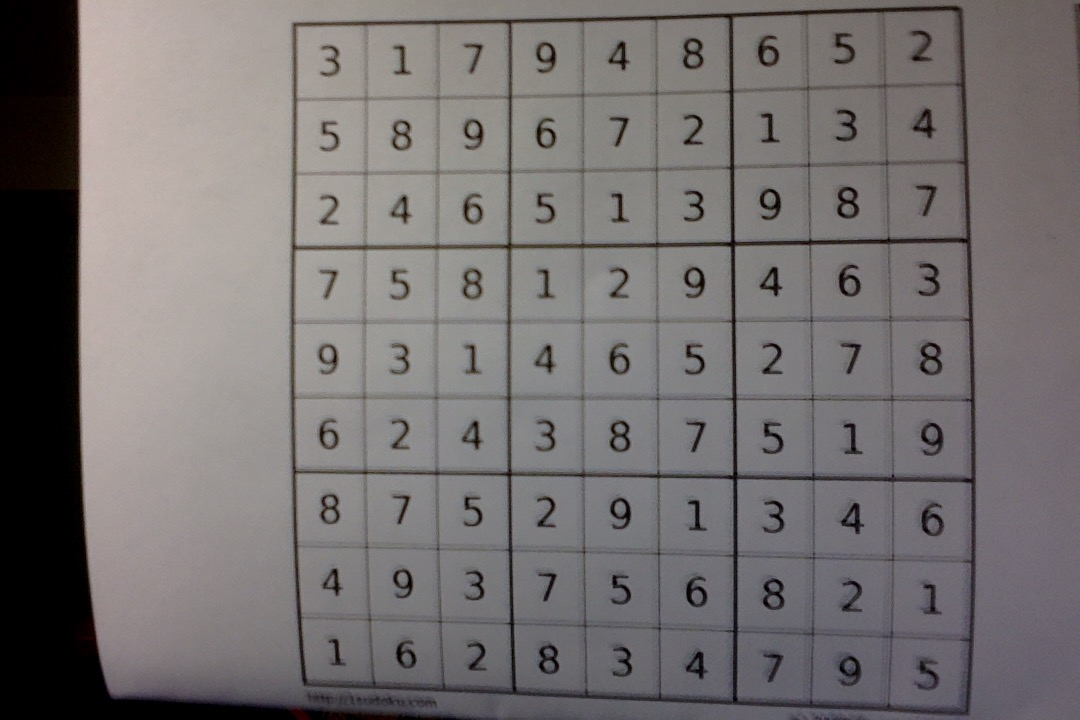
#> input picture CustomDataset/Acquisition/SudokuExample/sudo1.jpg, 1080 x 720 px; its folder holds only this picture in this run
$ python collector.py   (older library calls are emulated)
#> lines starting #> are read from the running program, lines starting #| are printed output that depends on the picture; after the words box and inside, x2 and y2 are one past the last pixel; in counts of white or black regions, pixels touching at a corner belong together
# this script takes pictures of sudoku games and
# extracts all the squares, saving those in /DigitExample

import cv2
import numpy as np

# functions
def rectify(h):
        h = h.reshape((4,2))
        hnew = np.zeros((4,2),dtype = np.float32)

        add = h.sum(1)
        hnew[0] = h[np.argmin(add)]
        hnew[2] = h[np.argmax(add)]

        diff = np.diff(h,axis = 1)
        hnew[1] = h[np.argmin(diff)]
        hnew[3] = h[np.argmax(diff)]

        return hnew

idx =0

for x in range(1,41):
    # import image
    file_name = 'SudokuExample/sudo'+ str(x) +'.jpg'
    sudoku = cv2.imread(file_name, 0)
#> sudoku: shape (720, 1080); min 0, max 193, mean 114
    sudoku1 = cv2.imread(file_name)
#> sudoku1 is the input picture: shape (720, 1080, 3); mean B, G, R 112.8, 112.7, 117.1

    # filtering
    cop = np.zeros(sudoku.shape, np.uint8)
    blur = cv2.GaussianBlur(sudoku,(5,5),0)

    outerBox = cv2.adaptiveThreshold(blur, 255, cv2.ADAPTIVE_THRESH_MEAN_C, cv2.THRESH_BINARY, 5, 2)
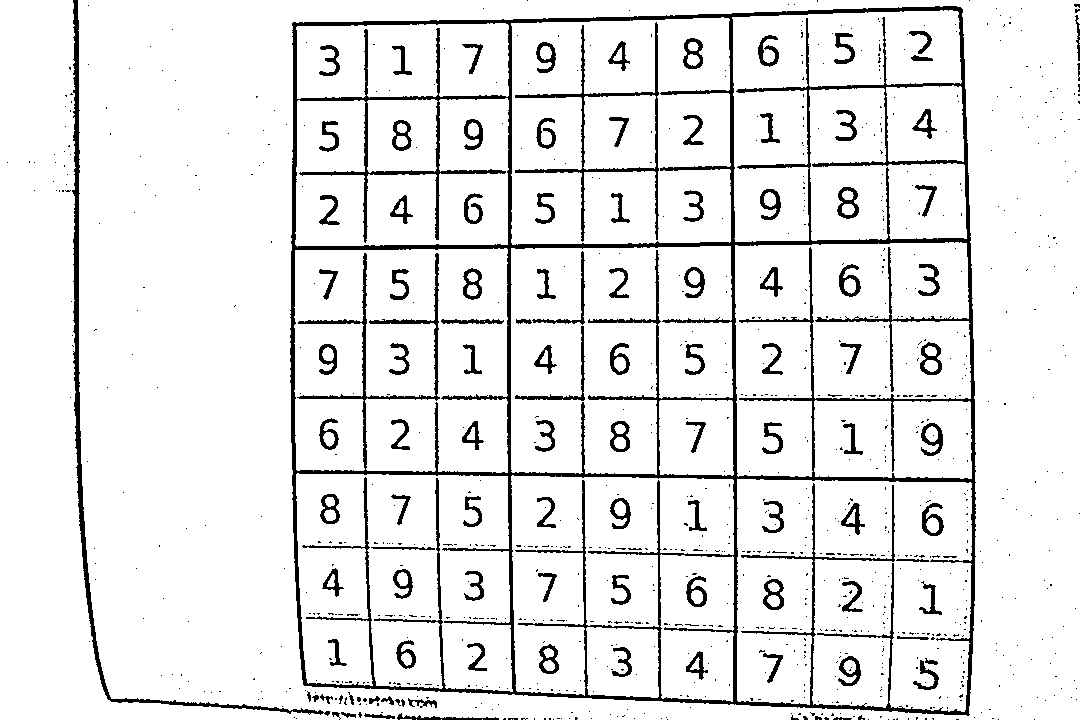
#> outerBox: shape (720, 1080); 91.1% white; 1019 black regions (906 under 20 px), largest, box (x1, y1, x2, y2) and area: (290, 6, 976, 716) 38293, (72, 0, 330, 716) 4012, (515, 22, 659, 242) 2081
    outerBox = cv2.bitwise_not(outerBox)
#> outerBox: shape (720, 1080); 8.9% white; 1019 white regions (906 under 20 px)


    # detect roi
    outerBox, contours, hierarchy = cv2.findContours(outerBox, cv2.RETR_TREE, cv2.CHAIN_APPROX_SIMPLE)
#> contours = 1082 contours, 921 with area under 20; largest, box (x1, y1, x2, y2) and area: (290, 6, 976, 716) 463060, (736, 478, 973, 713) 51836, (510, 16, 732, 246) 48772, (293, 247, 509, 474) 45759, (510, 245, 734, 476) 43826
    biggest = None
    max_area = 0
    for i in contours:
            area = cv2.contourArea(i)
            if area > 100:
                    peri = cv2.arcLength(i,True)
                    approx = cv2.approxPolyDP(i,0.02*peri,True)
                    if area > max_area and len(approx)==4:
                            biggest = approx
                            max_area = area
#> this loop made 1082 passes
#> (area, peri, biggest, max_area) on pass 292: (463060, 2810.5, [[960, 7], [292, 23], [304, 685], [969, 714]], 463060)
#> (area, peri, approx) on passes 49, 293: (161.5, 229.3, [[397, 717], [498, 719]]), (4977.5, 294.8, [[585, 628], [656, 628], [659, 696], [588, 695]])
#> after the loop, max_area = 463060

    biggest = rectify(biggest)
#> in rectify, `h = h.reshape((4,2))`: h = [[960, 7], [292, 23], [304, 685], [969, 714]]
#> in rectify, `add = h.sum(1)`: add = [967, 315, 989, 1683]
#> in rectify, `diff = np.diff(h,axis = 1)`: diff = [-953, -269, 381, -255]
#> biggest = [[292, 23], [960, 7], [969, 714], [304, 685]]
    h = np.array([ [0,0],[449,0],[449,449],[0,449] ],np.float32)
    retval = cv2.getPerspectiveTransform(biggest,h)
#> retval = [[0.74, -0.0134, -215.6], [0.0166, 0.695, -20.84], [0.000105, -1.02e-05, 1]]
    warped = cv2.warpPerspective(blur,retval,(450,450))
    warped1 = cv2.warpPerspective(sudoku1,retval,(450,450))


    # get grid
    cop = np.zeros(warped.shape, np.uint8)
    outerBox = cv2.adaptiveThreshold(warped, 255, cv2.ADAPTIVE_THRESH_MEAN_C, cv2.THRESH_BINARY, 5, 2)
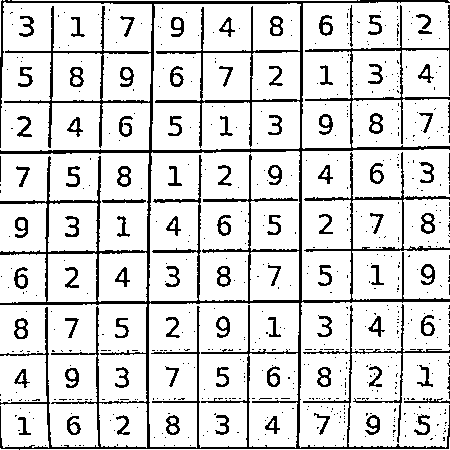
#> outerBox: shape (450, 450); 84.8% white; black in thin lines or dots
    outerBox = cv2.bitwise_not(outerBox)
#> outerBox: shape (450, 450); 15.2% white in thin lines or dots
    kernel = cv2.getStructuringElement(cv2.MORPH_CROSS,(3,3))
    np.array([[0, 0, 1, 0, 0],
           [0, 0, 1, 0, 0],
           [1, 1, 1, 1, 1],
           [0, 0, 1, 0, 0],
           [0, 0, 1, 0, 0]], dtype=np.uint8)
    outerBox = cv2.dilate(outerBox, kernel, iterations=1)
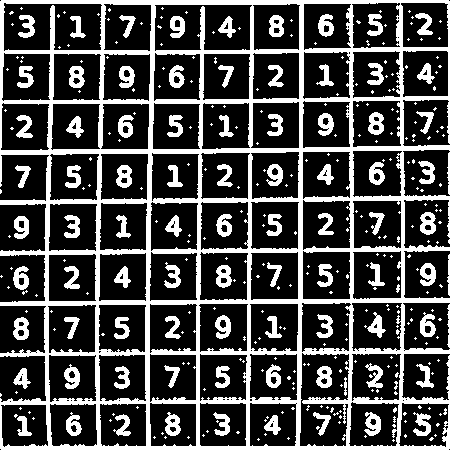
#> outerBox: shape (450, 450); 27.7% white; 369 white regions (281 under 20 px), largest, box (x1, y1, x2, y2) and area: (0, 0, 450, 450) 37116, (364, 412, 381, 436) 259, (116, 165, 132, 188) 251
    grid = np.zeros(warped.shape, np.uint8)
    lines = cv2.HoughLines(outerBox,1,np.pi/180,400)
#> lines = 27 rows, first 8: [154, 0.0175], [153, 1.55], [1, 1.57], [302, 1.57], [447, 1.57], [299, 0], [353, 1.57], [204, 1.55]
    for line in lines:
        rho,theta = line[0]
        a = np.cos(theta)
        b = np.sin(theta)
        x0 = a*rho
        y0 = b*rho
        x1 = int(x0 + 1000*(-b))
        y1 = int(y0 + 1000*(a))
        x2 = int(x0 - 1000*(-b))
        y2 = int(y0 - 1000*(a))

        cv2.line(grid,(x1,y1),(x2,y2),(255),2)
#> this loop made 27 passes
#> (rho, theta, a, b, x0, y0, x1, y1) on passes 1, 2, 4, 5, 6, 7, 8, 9, 10, 11, 12, 13: (154, 0.0175, 1, 0.0175, 154, 2.69, 136, 1002), (153, 1.55, 0.0175, 1, 2.67, 153, -997, 170), (302, 1.57, -4.37e-08, 1, -1.32e-05, 302, -1000, 301), (447, 1.57, -4.37e-08, 1, -1.95e-05, 447, -1000, 446), (299, 0, 1, 0, 299, 0, 299, 1000), (353, 1.57, -4.37e-08, 1, -1.54e-05, 353, -1000, 352), (204, 1.55, 0.0175, 1, 3.56, 204, -996, 221), (402, 1.57, -4.37e-08, 1, -1.76e-05, 402, -1000, 401), (50, 1.57, -4.37e-08, 1, -2.19e-06, 50, -1000, 49), (204, 0.0175, 1, 0.0175, 204, 3.56, 186, 1003), (253, 0.0175, 1, 0.0175, 253, 4.42, 235, 1004), (305, 1.55, 0.0175, 1, 5.32, 305, -994, 322)
#> (rho, theta, b, x0, y0, x1, y1, x2) on pass 3: (1, 1.57, 1, -4.37e-08, 1, -1000, 0, 999)
#> grid: shape (450, 450); 15.7% white; 1 white region, box (x1, y1, x2, y2) and area: (0, 0, 450, 450) 31790
    cv2.line(grid,(0,0),(0,450),(255),2)
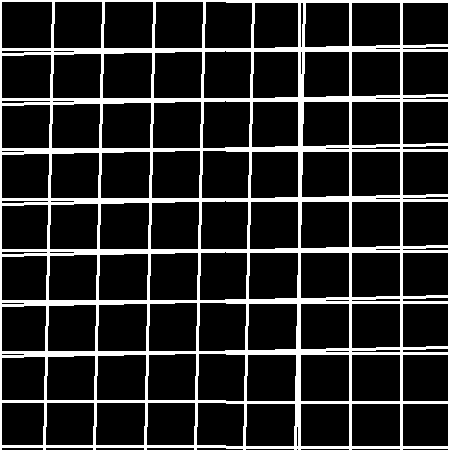
#> grid: shape (450, 450); 16.1% white; 1 white region, box (x1, y1, x2, y2) and area: (0, 0, 450, 450) 32590
    cv2.line(grid,(450,0),(450,450),(255),2)
    grid = cv2.dilate(grid, kernel, iterations=2)
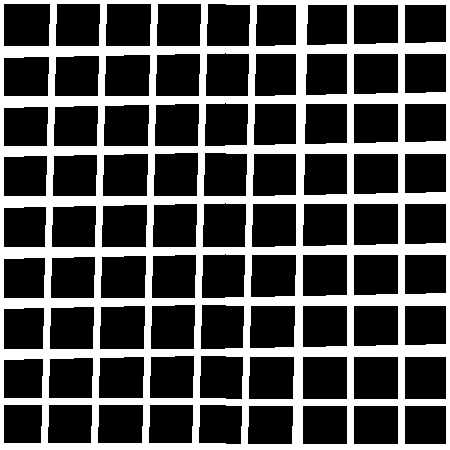
#> grid: shape (450, 450); 31.1% white; 1 white region

    # collect all squares
    _, contours, _ = cv2.findContours(grid,cv2.RETR_LIST,cv2.CHAIN_APPROX_SIMPLE)
#> contours = 82 contours; largest, box (x1, y1, x2, y2) and area: (0, 0, 450, 450) 201601, (3, 3, 51, 47) 1996, (99, 305, 146, 350) 1954, (150, 304, 196, 350) 1954, (251, 203, 297, 248) 1935
    for cnt in contours:
        idx += 1
        x,y,w,h = cv2.boundingRect(cnt)
        if (w > 350):
            pass
        else:
            digit=outerBox[y:y+h,x:x+w]
            digit = cv2.erode(digit, kernel, iterations=2)
            cv2.imwrite('DigitExample/'+ str(idx) + '.jpg', digit)
            cv2.rectangle(warped1,(x,y),(x+w,y+h),(200,0,0),2)
#> this loop made 82 passes
#> (x, y, w, h) on passes 1 to 12: (404, 405, 43, 40), (353, 405, 46, 40), (302, 405, 46, 40), (247, 405, 47, 40), (198, 404, 45, 41), (148, 404, 46, 40), (97, 404, 47, 40), (47, 404, 46, 40), (3, 404, 40, 40), (3, 358, 41, 41), (48, 357, 46, 42), (404, 356, 43, 44)
#> pass 1, `digit = cv2.erode(digit, kernel, iterations=2)`:
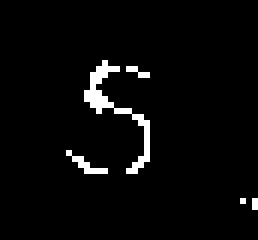
#> digit: shape (40, 43) (shown 6 times larger); 3.3% white in thin lines or dots, all inside (x1, y1, x2, y2) = (11, 10, 43, 35)
#> after the loop:
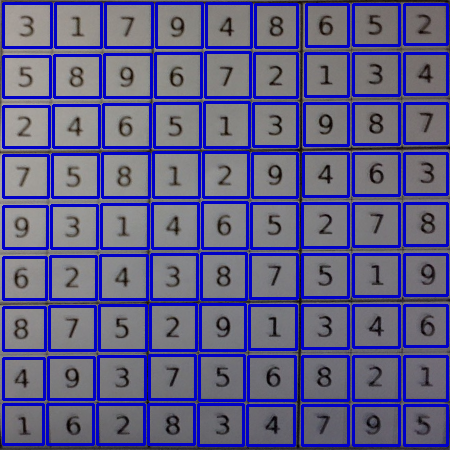
#> warped1: shape (450, 450, 3); mean B, G, R 134.7, 92.6, 94.8
    print(file_name, idx)
#| SudokuExample/sudo1.jpg 82
#> (the run stopped early here; a loop or call above may not have finished)
